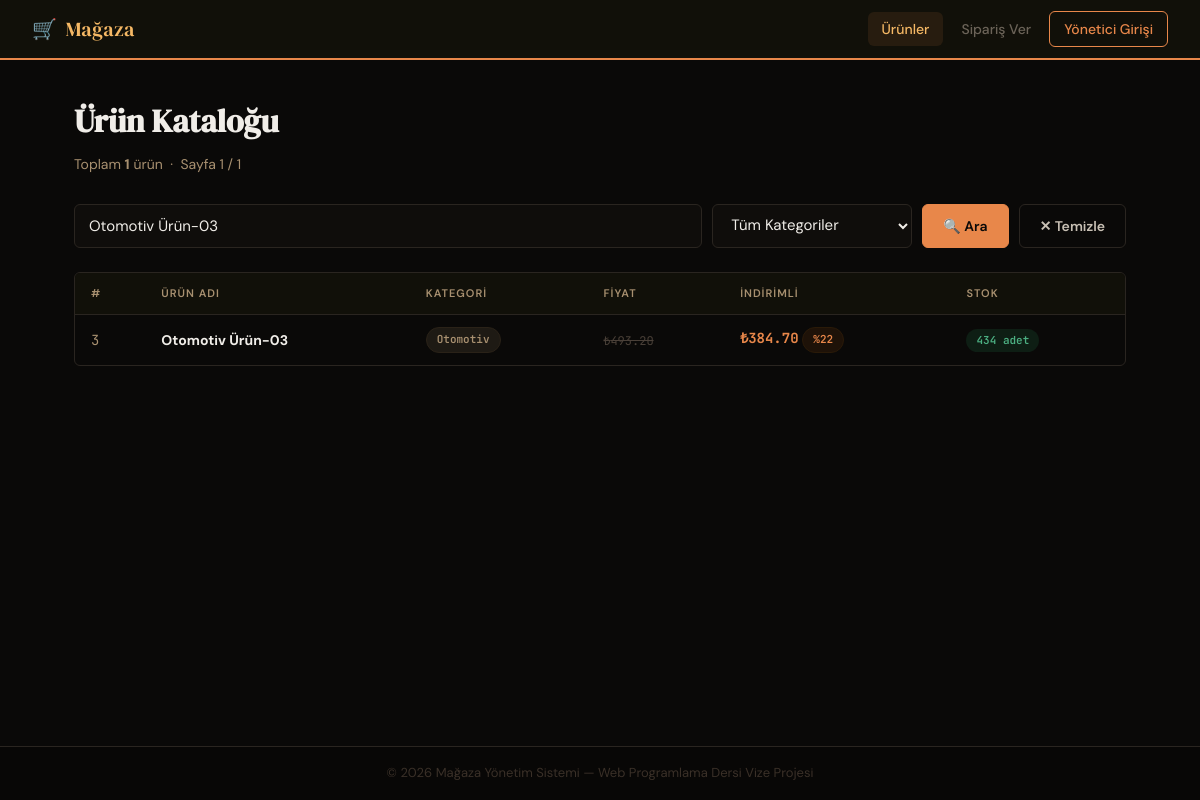
Screenshot of /index.php?arama=Otomotiv Ürün-03 with the database file from the repository.
### tables this page shows
CREATE TABLE `urunler` (
  `id` int(11) NOT NULL,
  `ad` varchar(100) NOT NULL,
  `kategori` varchar(50) NOT NULL,
  `fiyat` decimal(10,2) NOT NULL,
  `stok` int(11) NOT NULL DEFAULT 0,
  `indirim` int(11) NOT NULL DEFAULT 0 COMMENT 'yüzde %',
  `eklenme` datetime DEFAULT current_timestamp(),
  `guncelleme` datetime DEFAULT NULL ON UPDATE current_timestamp()
);

### functions.php (called while the page is built, shortened)
<?php
function urunListele(string $arama = '', string $kategori = '', int $sayfa = 1, int $limit = 5): array {
    $pdo    = baglan();
    $offset = ($sayfa - 1) * $limit;
    $where  = [];
    $params = [];
    if ($arama !== '') {
        $where[]  = '(ad LIKE :arama OR kategori LIKE :arama2)';
        $params[':arama']  = '%' . $arama . '%';
        $params[':arama2'] = '%' . $arama . '%';
    }
    $kosul = $where ? 'WHERE ' . implode(' AND ', $where) : '';
    $countSql  = "SELECT COUNT(*) FROM urunler $kosul";
    $countStmt = $pdo->prepare($countSql);
    $countStmt->execute($params);
    $toplam = (int)$countStmt->fetchColumn();
    $sql  = "SELECT * FROM urunler $kosul ORDER BY id DESC LIMIT :limit OFFSET :offset";
    $stmt = $pdo->prepare($sql);
    foreach ($params as $key => $val) {
        $stmt->bindValue($key, $val);
    }
    $stmt->bindValue(':limit',  $limit,  PDO::PARAM_INT);
    $stmt->bindValue(':offset', $offset, PDO::PARAM_INT);
    $stmt->execute();
    return [
        'urunler' => $stmt->fetchAll(),
        'toplam'  => $toplam,
    ];
}
function indirimUygula(float $fiyat, int $indirim_yuzde): float {
    return round($fiyat * (1 - $indirim_yuzde / 100), 2);
}
function e(string $str): string {
    return htmlspecialchars($str, ENT_QUOTES, 'UTF-8');
}

### index.php (the view, shortened to what this page needs)
<?php
require_once __DIR__ . '/functions.php';
$arama    = trim($_GET['arama']    ?? '');
$kategori = trim($_GET['kategori'] ?? '');
$sayfa    = max(1, (int)($_GET['sayfa'] ?? 1));
$limit    = 5;
$sonuc      = urunListele($arama, $kategori, $sayfa, $limit);
$urunler    = $sonuc['urunler'];
$toplam     = $sonuc['toplam'];
$sayfa_sayisi = (int)ceil($toplam / $limit);
include __DIR__ . '/layout/header.php';
?>
<h1 class="page-title">Ürün Kataloğu</h1>
<p class="page-sub">Toplam <strong><?= $toplam ?></strong> ürün &nbsp;·&nbsp; Sayfa <?= $sayfa ?> / <?= $sayfa_sayisi ?: 1 ?></p>
<form method="GET" action="index.php" class="search-bar">
  <input type="text" name="arama" class="form-control"
         placeholder="Ürün adı veya kategori ara…"
         value="<?= e($arama) ?>">
  <select name="kategori" class="form-control" style="max-width:200px">
    <option value="">Tüm Kategoriler</option>
  </select>
  <button type="submit" class="btn btn-primary">🔍 Ara</button>
  <?php if ($arama || $kategori): ?>
    <a href="index.php" class="btn btn-secondary">✕ Temizle</a>
  <?php endif; ?>
</form>
<?php if (empty($urunler)): ?>
  <div class="alert alert-warning">Arama kriterlerinize uyan ürün bulunamadı.</div>
<?php else: ?>
<div class="table-wrap">
  <table>
    <thead>
      <tr>
        <th>#</th>
        <th>Ürün Adı</th>
        <th>Kategori</th>
        <th>Fiyat</th>
        <th>İndirimli</th>
        <th>Stok</th>
      </tr>
    </thead>
    <tbody>
      <?php foreach ($urunler as $u):
        $ind_fiyat = indirimUygula((float)$u['fiyat'], (int)$u['indirim']);
        $stok_sinif = $u['stok'] < 20 ? 'badge-stok-az' : 'badge-stok-ok';
      ?>
      <tr>
        <td><span style="font-family:var(--font-mono);color:var(--warm)"><?= $u['id'] ?></span></td>
        <td><strong><?= e($u['ad']) ?></strong></td>
        <td><span class="badge badge-category"><?= e($u['kategori']) ?></span></td>
        <td>
          <?php if ($u['indirim'] > 0): ?>
            <span class="fiyat fiyat-eski">₺<?= number_format((float)$u['fiyat'], 2, '.', ',') ?></span>
          <?php else: ?>
            <span class="fiyat">₺<?= number_format((float)$u['fiyat'], 2, '.', ',') ?></span>
          <?php endif; ?>
        </td>
        <td>
          <?php if ($u['indirim'] > 0): ?>
            <span class="fiyat fiyat-indirimli">₺<?= number_format($ind_fiyat, 2, '.', ',') ?></span>
            <span class="badge badge-indirim">%<?= $u['indirim'] ?></span>
          <?php else: ?>
            <span class="fiyat">₺<?= number_format((float)$u['fiyat'], 2, '.', ',') ?></span>
          <?php endif; ?>
        </td>
        <td>
          <span class="badge <?= $stok_sinif ?>">
            <?= $u['stok'] ?> adet
          </span>
        </td>
      </tr>
      <?php endforeach; ?>
    </tbody>
  </table>
</div>
<?php endif; ?>
<?php include __DIR__ . '/layout/footer.php'; ?>

### assets/style.css (style rules this page uses)
:root { --cream: #0F0F0F; --dark: #F0EDE8; --mid: #C8C0B4; --warm: #A89070; --accent: #E8874A; --accent2: #F5B865; --success: #4CAF82; --danger: #E05555; --border: #2A2520; --card-bg: #1A1714; --shadow: 0 2px 16px rgba(0,0,0,.5); --radius: 6px; --font-display: 'DM Serif Display', Georgia, serif; --font-body: 'DM Sans', sans-serif; --font-mono: 'JetBrains Mono', monospace; }
*, *::before, *::after { box-sizing: border-box; margin: 0; padding: 0; }
html { scroll-behavior: smooth; }
body { font-family: var(--font-body); background: #0A0908; color: var(--dark); font-size: 15px; line-height: 1.6; min-height: 100vh; display: flex; flex-direction: column; }
.page-title { font-family: var(--font-display); font-size: 32px; color: var(--dark); margin-bottom: 6px; }
.page-sub { color: var(--warm); font-size: 14px; margin-bottom: 28px; }
.form-control { width: 100%; padding: 10px 14px; border: 1px solid var(--border); border-radius: var(--radius); font-family: var(--font-body); font-size: 15px; background: #0F0D0B; color: var(--dark); transition: border-color .2s, box-shadow .2s; outline: none; }
select.form-control { cursor: pointer; }
select.form-control option { background: #1A1714; }
.btn { display: inline-flex; align-items: center; gap: 6px; padding: 10px 20px; border: 1px solid transparent; border-radius: var(--radius); font-family: var(--font-body); font-size: 14px; font-weight: 600; cursor: pointer; text-decoration: none; transition: all .18s; line-height: 1; }
.btn-primary { background: var(--accent); color: #0A0908; border-color: var(--accent); }
.btn-secondary { background: transparent; color: var(--mid); border-color: var(--border); }
.table-wrap { overflow-x: auto; border-radius: var(--radius); border: 1px solid var(--border); }
table { width: 100%; border-collapse: collapse; font-size: 14px; }
thead th { background: #111009; color: var(--warm); padding: 12px 16px; text-align: left; font-size: 11px; text-transform: uppercase; letter-spacing: 1px; font-weight: 600; border-bottom: 1px solid var(--border); }
tbody tr { border-bottom: 1px solid var(--border); transition: background .15s; }
tbody tr:last-child { border-bottom: none; }
td { padding: 12px 16px; vertical-align: middle; color: var(--mid); }
td strong { color: var(--dark); }
.badge { display: inline-block; padding: 3px 10px; border-radius: 20px; font-size: 11px; font-weight: 600; font-family: var(--font-mono); }
.badge-category { background: #1E1A14; color: var(--warm); border: 1px solid #2A2218; }
.badge-indirim { background: #1E1208; color: var(--accent); border: 1px solid #2A1A08; }
.badge-stok-ok { background: #0E1E14; color: var(--success); }
.search-bar { display: flex; gap: 10px; margin-bottom: 24px; flex-wrap: wrap; }
.search-bar .form-control { flex: 1; min-width: 200px; }
.fiyat { font-family: var(--font-mono); font-weight: 700; }
.fiyat-indirimli { color: var(--accent); }
.fiyat-eski { text-decoration: line-through; color: #4A4038; font-weight: 400; font-size: 12px; }
a { color: var(--accent); }

### rows the page displays
urunler: id "3", ad "Otomotiv Ürün-03", kategori "Otomotiv", fiyat "493.20", ind_fiyat "384.70", indirim "22", stok "434"

### other values shown
$toplam "1"
$sayfa "1"
$sayfa_sayisi ?: 1 "1"
